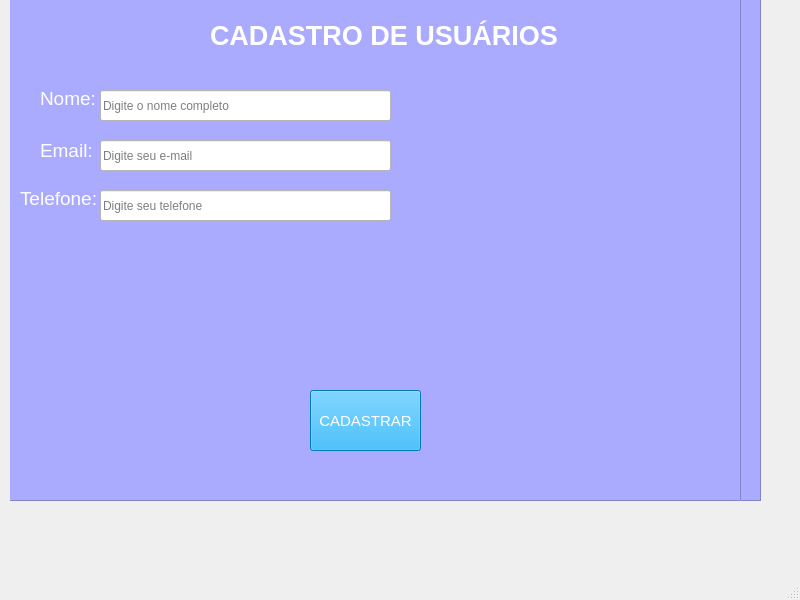
<?xml version="1.0" encoding="UTF-8"?>
<ui version="4.0">
 <class>MainWindow</class>
 <widget class="QMainWindow" name="MainWindow">
  <property name="geometry">
   <rect>
    <x>0</x>
    <y>0</y>
    <width>800</width>
    <height>600</height>
   </rect>
  </property>
  <property name="windowTitle">
   <string>MainWindow</string>
  </property>
  <widget class="QWidget" name="centralwidget">
   <widget class="QFrame" name="Fundo">
    <property name="geometry">
     <rect>
      <x>10</x>
      <y>-10</y>
      <width>751</width>
      <height>511</height>
     </rect>
    </property>
    <property name="styleSheet">
     <string notr="true">background-color: rgb(170, 0, 255);
background-color: rgb(0, 0, 127);
background-color: rgb(0, 0, 127);
background-color: rgb(226, 137, 255);
background-color: rgb(200, 174, 156);
background-color: qlineargradient(spread:pad, x1:0, y1:0, x2:0, y2:1, stop:0 rgba(255, 255, 255, 255), stop:0.495 rgba(255, 255, 255, 255), stop:0.505 rgba(255, 0, 0, 255), stop:1 rgba(255, 0, 0, 255));
background-color: rgb(170, 170, 255);</string>
    </property>
    <property name="frameShape">
     <enum>QFrame::StyledPanel</enum>
    </property>
    <property name="frameShadow">
     <enum>QFrame::Raised</enum>
    </property>
    <widget class="QPushButton" name="pushButton">
     <property name="geometry">
      <rect>
       <x>320</x>
       <y>400</y>
       <width>111</width>
       <height>61</height>
      </rect>
     </property>
     <property name="styleSheet">
      <string notr="true">background-color: rgb(0, 255, 255);
background-color: rgb(0, 170, 255);
color: rgb(0, 0, 0);
color: rgb(18, 18, 18);
color: rgb(12, 12, 12);
color: rgb(0, 0, 0);
color: rgb(255, 255, 255);
border-color: rgb(255, 248, 246);
border-color: rgb(255, 255, 255);</string>
     </property>
     <property name="text">
      <string>CADASTRAR</string>
     </property>
    </widget>
    <widget class="QLabel" name="label">
     <property name="geometry">
      <rect>
       <x>40</x>
       <y>40</y>
       <width>80</width>
       <height>16</height>
      </rect>
     </property>
     <property name="font">
      <font>
       <family>Segoe UI</family>
       <pointsize>14</pointsize>
       <weight>50</weight>
       <bold>false</bold>
      </font>
     </property>
     <property name="styleSheet">
      <string notr="true">color: rgb(255, 255, 255);</string>
     </property>
     <property name="text">
      <string>Nome:</string>
     </property>
    </widget>
    <widget class="QLabel" name="label_2">
     <property name="geometry">
      <rect>
       <x>20</x>
       <y>140</y>
       <width>91</width>
       <height>16</height>
      </rect>
     </property>
     <property name="font">
      <font>
       <family>Segoe UI</family>
       <pointsize>14</pointsize>
       <weight>50</weight>
       <bold>false</bold>
      </font>
     </property>
     <property name="styleSheet">
      <string notr="true">color: rgb(255, 255, 255);</string>
     </property>
     <property name="text">
      <string>Telefone:</string>
     </property>
    </widget>
    <widget class="QLabel" name="label_3">
     <property name="geometry">
      <rect>
       <x>40</x>
       <y>90</y>
       <width>70</width>
       <height>21</height>
      </rect>
     </property>
     <property name="font">
      <font>
       <family>Segoe UI</family>
       <pointsize>14</pointsize>
       <weight>50</weight>
       <bold>false</bold>
      </font>
     </property>
     <property name="styleSheet">
      <string notr="true">color: rgb(255, 255, 255);</string>
     </property>
     <property name="text">
      <string>Email:</string>
     </property>
    </widget>
    <widget class="QLineEdit" name="lineEdit">
     <property name="geometry">
      <rect>
       <x>100</x>
       <y>40</y>
       <width>291</width>
       <height>31</height>
      </rect>
     </property>
     <property name="styleSheet">
      <string notr="true">color: rgb(0, 0, 0);
background-color: rgb(255, 255, 255);</string>
     </property>
     <property name="placeholderText">
      <string>Digite o nome completo</string>
     </property>
    </widget>
    <widget class="QLineEdit" name="lineEdit_2">
     <property name="geometry">
      <rect>
       <x>100</x>
       <y>140</y>
       <width>291</width>
       <height>31</height>
      </rect>
     </property>
     <property name="styleSheet">
      <string notr="true">background-color: rgb(255, 255, 255);</string>
     </property>
     <property name="placeholderText">
      <string>Digite seu telefone</string>
     </property>
    </widget>
    <widget class="QLineEdit" name="lineEdit_3">
     <property name="geometry">
      <rect>
       <x>100</x>
       <y>90</y>
       <width>291</width>
       <height>31</height>
      </rect>
     </property>
     <property name="styleSheet">
      <string notr="true">background-color: rgb(255, 255, 255);
color: rgb(0, 0, 0);</string>
     </property>
     <property name="placeholderText">
      <string>Digite seu e-mail</string>
     </property>
    </widget>
    <widget class="QFrame" name="Fundo_2">
     <property name="geometry">
      <rect>
       <x>-20</x>
       <y>0</y>
       <width>751</width>
       <height>511</height>
      </rect>
     </property>
     <property name="cursor">
      <cursorShape>PointingHandCursor</cursorShape>
     </property>
     <property name="styleSheet">
      <string notr="true">background-color: rgb(170, 0, 255);
background-color: rgb(0, 0, 127);
background-color: rgb(0, 0, 127);
background-color: rgb(226, 137, 255);
background-color: rgb(200, 174, 156);
background-color: qlineargradient(spread:pad, x1:0, y1:0, x2:0, y2:1, stop:0 rgba(255, 255, 255, 255), stop:0.495 rgba(255, 255, 255, 255), stop:0.505 rgba(255, 0, 0, 255), stop:1 rgba(255, 0, 0, 255));
background-color: rgb(170, 170, 255);</string>
     </property>
     <property name="frameShape">
      <enum>QFrame::StyledPanel</enum>
     </property>
     <property name="frameShadow">
      <enum>QFrame::Raised</enum>
     </property>
     <widget class="QPushButton" name="pushButton_2">
      <property name="geometry">
       <rect>
        <x>320</x>
        <y>400</y>
        <width>111</width>
        <height>61</height>
       </rect>
      </property>
      <property name="font">
       <font>
        <pointsize>11</pointsize>
       </font>
      </property>
      <property name="cursor">
       <cursorShape>PointingHandCursor</cursorShape>
      </property>
      <property name="styleSheet">
       <string notr="true">background-color: rgb(0, 255, 255);
background-color: rgb(0, 170, 255);
color: rgb(0, 0, 0);
color: rgb(18, 18, 18);
color: rgb(12, 12, 12);
color: rgb(0, 0, 0);
color: rgb(255, 255, 255);
border-color: rgb(255, 248, 246);
border-color: rgb(255, 255, 255);</string>
      </property>
      <property name="text">
       <string>CADASTRAR</string>
      </property>
     </widget>
     <widget class="QLabel" name="label_4">
      <property name="geometry">
       <rect>
        <x>50</x>
        <y>100</y>
        <width>80</width>
        <height>16</height>
       </rect>
      </property>
      <property name="font">
       <font>
        <family>Segoe UI</family>
        <pointsize>14</pointsize>
        <weight>50</weight>
        <bold>false</bold>
       </font>
      </property>
      <property name="styleSheet">
       <string notr="true">color: rgb(255, 255, 255);</string>
      </property>
      <property name="text">
       <string>Nome:</string>
      </property>
     </widget>
     <widget class="QLabel" name="label_5">
      <property name="geometry">
       <rect>
        <x>30</x>
        <y>200</y>
        <width>91</width>
        <height>16</height>
       </rect>
      </property>
      <property name="font">
       <font>
        <family>Segoe UI</family>
        <pointsize>14</pointsize>
        <weight>50</weight>
        <bold>false</bold>
       </font>
      </property>
      <property name="styleSheet">
       <string notr="true">color: rgb(255, 255, 255);</string>
      </property>
      <property name="text">
       <string>Telefone:</string>
      </property>
     </widget>
     <widget class="QLabel" name="label_6">
      <property name="geometry">
       <rect>
        <x>50</x>
        <y>150</y>
        <width>70</width>
        <height>21</height>
       </rect>
      </property>
      <property name="font">
       <font>
        <family>Segoe UI</family>
        <pointsize>14</pointsize>
        <weight>50</weight>
        <bold>false</bold>
       </font>
      </property>
      <property name="styleSheet">
       <string notr="true">color: rgb(255, 255, 255);</string>
      </property>
      <property name="text">
       <string>Email:</string>
      </property>
     </widget>
     <widget class="QLineEdit" name="lineEdit_4">
      <property name="geometry">
       <rect>
        <x>110</x>
        <y>100</y>
        <width>291</width>
        <height>31</height>
       </rect>
      </property>
      <property name="styleSheet">
       <string notr="true">color: rgb(0, 0, 0);
background-color: rgb(255, 255, 255);</string>
      </property>
      <property name="placeholderText">
       <string>Digite o nome completo</string>
      </property>
     </widget>
     <widget class="QLineEdit" name="lineEdit_5">
      <property name="geometry">
       <rect>
        <x>110</x>
        <y>200</y>
        <width>291</width>
        <height>31</height>
       </rect>
      </property>
      <property name="styleSheet">
       <string notr="true">background-color: rgb(255, 255, 255);</string>
      </property>
      <property name="placeholderText">
       <string>Digite seu telefone</string>
      </property>
     </widget>
     <widget class="QLineEdit" name="lineEdit_6">
      <property name="geometry">
       <rect>
        <x>110</x>
        <y>150</y>
        <width>291</width>
        <height>31</height>
       </rect>
      </property>
      <property name="styleSheet">
       <string notr="true">background-color: rgb(255, 255, 255);
color: rgb(0, 0, 0);</string>
      </property>
      <property name="placeholderText">
       <string>Digite seu e-mail</string>
      </property>
     </widget>
     <widget class="QLabel" name="label_7">
      <property name="geometry">
       <rect>
        <x>220</x>
        <y>30</y>
        <width>361</width>
        <height>31</height>
       </rect>
      </property>
      <property name="font">
       <font>
        <family>Segoe UI</family>
        <pointsize>20</pointsize>
        <weight>75</weight>
        <bold>true</bold>
       </font>
      </property>
      <property name="styleSheet">
       <string notr="true">color: rgb(255, 255, 255);</string>
      </property>
      <property name="text">
       <string>CADASTRO DE USUÁRIOS</string>
      </property>
     </widget>
    </widget>
   </widget>
  </widget>
  <widget class="QMenuBar" name="menubar">
   <property name="geometry">
    <rect>
     <x>0</x>
     <y>0</y>
     <width>800</width>
     <height>21</height>
    </rect>
   </property>
  </widget>
  <widget class="QStatusBar" name="statusbar"/>
 </widget>
 <resources/>
 <connections/>
</ui>
